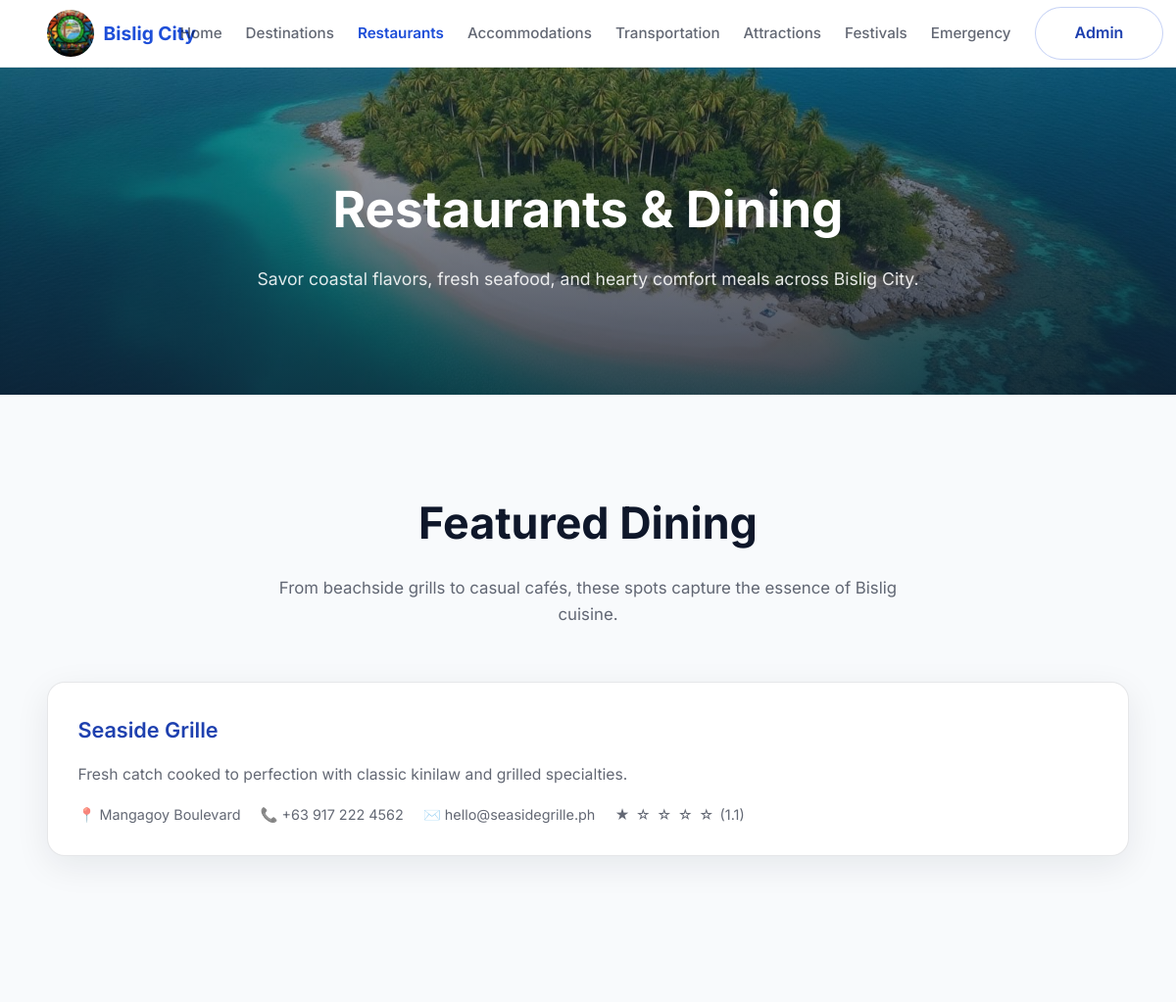
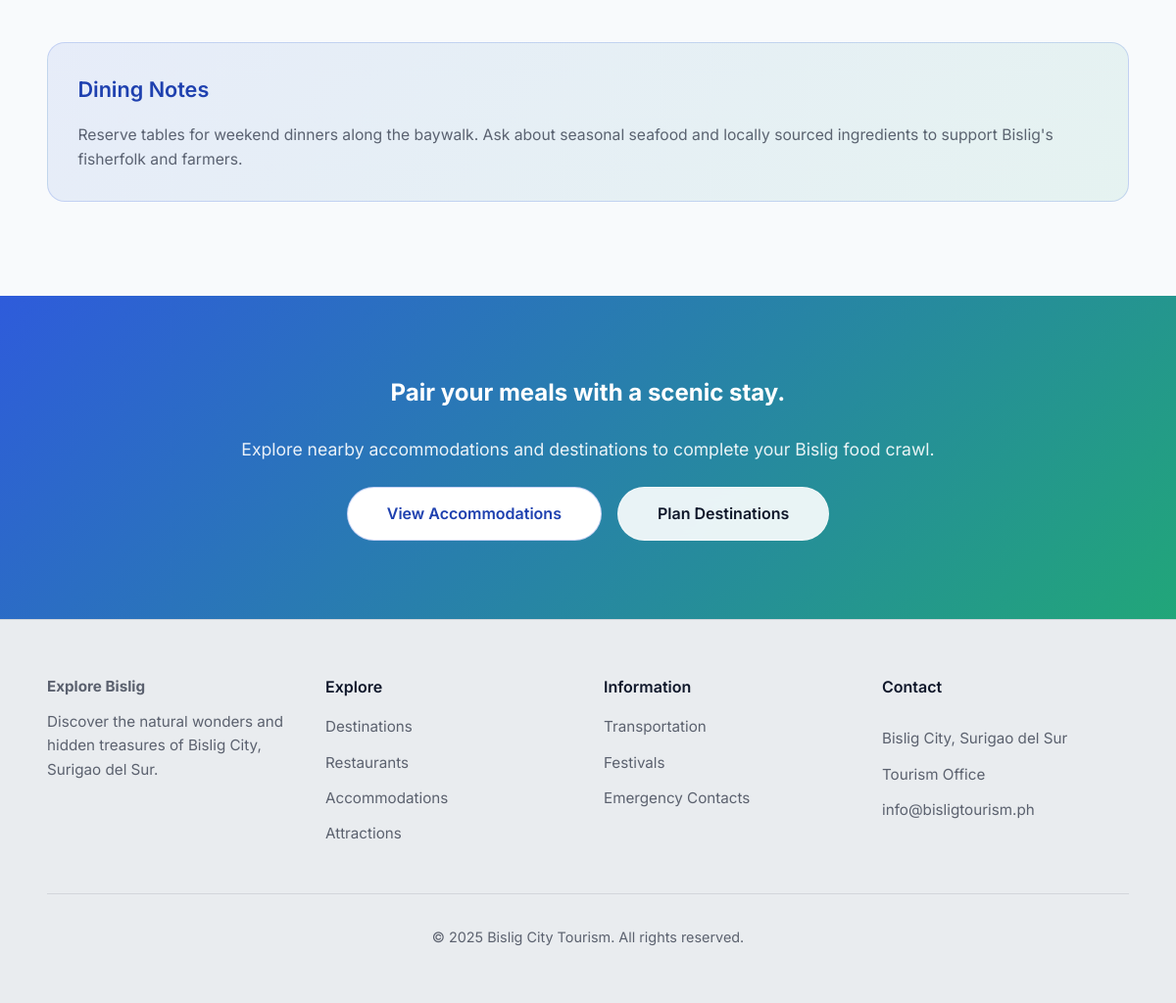
The page /restaurants.php on the database its author committed (2 pictures, top to bottom).
### tables this page shows
CREATE TABLE `restaurants` (
  `id` int(11) NOT NULL,
  `name` varchar(100) NOT NULL,
  `description` text NOT NULL,
  `location` varchar(100) NOT NULL,
  `phone` varchar(20) DEFAULT NULL,
  `email` varchar(100) DEFAULT NULL,
  `badge` varchar(50) DEFAULT NULL,
  `created_at` timestamp NOT NULL DEFAULT current_timestamp(),
  `updated_at` timestamp NOT NULL DEFAULT current_timestamp() ON UPDATE current_timestamp(),
  `rating` decimal(2,1) DEFAULT 0.0
);

### restaurants.php (the view, shortened to what this page needs)
<?php
include 'admin/database.php';
$result = mysqli_query($conn, "SELECT * FROM restaurants ORDER BY id DESC");
include 'header.php';
?>
    <main>
      <section class="page-hero" style="--hero-image: url('assets/hagonoy-island.jpg');">
        <div class="container">
          <h1>Restaurants &amp; Dining</h1>
          <p>Savor coastal flavors, fresh seafood, and hearty comfort meals across Bislig City.</p>
        </div>
      </section>
      <section class="section">
        <div class="container">
          <header class="section-header">
            <h2>Featured Dining</h2>
            <p>From beachside grills to casual cafés, these spots capture the essence of Bislig cuisine.</p>
          </header>
          <div class="grid three">
            <?php if (mysqli_num_rows($result) > 0): ?>
              <?php while ($row = mysqli_fetch_assoc($result)): ?>
                <article class="card">
                  <div class="flex-between">
                    <h3><?= htmlspecialchars($row['name']) ?></h3>
                  </div>
                  <p><?= htmlspecialchars($row['description']) ?></p>
                  <div class="meta">
                    <span>📍 <?= htmlspecialchars($row['location']) ?></span>
                    <?php if (!empty($row['phone'])): ?>
                      <span>📞 <?= htmlspecialchars($row['phone']) ?></span>
                    <?php endif; ?>
                    <?php if (!empty($row['email'])): ?>
                      <span>✉️ <?= htmlspecialchars($row['email']) ?></span>
                    <?php endif; ?>
                    <span class="rating-stars" data-id="<?= $row['id'] ?>">
                      <?php
                        $fullStars = isset($row['rating']) ? floor($row['rating']) : 0;
                        $halfStar = (isset($row['rating']) && ($row['rating'] - $fullStars) >= 0.5) ? 1 : 0;
                        for ($i = 1; $i <= 5; $i++) {
                          if ($i <= $fullStars) {
                            echo '<span class="star" data-value="'.$i.'">&#9733;</span>';
                          } elseif ($i == $fullStars + 1 && $halfStar) {
                            echo '<span class="star" data-value="'.$i.'">&#9733;</span>';
                          } else {
                            echo '<span class="star" data-value="'.$i.'">&#9734;</span>';
                          }
                        }
                      ?>
                      <span class="rating-value">(<?= isset($row['rating']) ? number_format($row['rating'], 1) : '0.0' ?>)</span>
                    </span>
                  </div>
                </article>
              <?php endwhile; ?>
            <?php else: ?>
              <div class="card">
                <p>No restaurants available at the moment. Please check back later.</p>
              </div>
            <?php endif; ?>
          </div>
        </div>
      </section>
      <section class="section">
        <div class="container">
          <div class="card highlight">
            <h3>Dining Notes</h3>
            <p>
              Reserve tables for weekend dinners along the baywalk. Ask about seasonal seafood and locally sourced
              ingredients to support Bislig's fisherfolk and farmers.
            </p>
          </div>
        </div>
      </section>
    </main>
    <section class="cta-section">
      <div class="container">
        <h2 class="weight-semibold">Pair your meals with a scenic stay.</h2>
        <p>Explore nearby accommodations and destinations to complete your Bislig food crawl.</p>
        <div class="button-row">
          <a class="btn btn-secondary" href="accommodations.php">View Accommodations</a>
          <a class="btn btn-outline" href="destinations.php">Plan Destinations</a>
        </div>
      </div>
    </section>
    <?php include 'footer.php'; ?>
  </body>
</html>

### styles.css (style rules this page uses)
*, *::before, *::after { box-sizing: border-box; margin: 0; padding: 0; }
:root { --color-background: #f8fafc; --color-surface: #ffffff; --color-border: rgba(15, 23, 42, 0.1); --color-text: #0f172a; --color-muted: rgba(15, 23, 42, 0.65); --color-primary: #1d4ed8; --color-primary-dark: #1e40af; --color-accent: #0f9f6e; --shadow-soft: 0 10px 35px rgba(15, 23, 42, 0.08); --shadow-hover: 0 18px 45px rgba(15, 23, 42, 0.15); font-size: 16px; }
body { font-family: "Inter", "Segoe UI", system-ui, -apple-system, sans-serif; background: var(--color-background); color: var(--color-text); line-height: 1.6; min-height: 100vh; display: flex; flex-direction: column; }
a { color: inherit; text-decoration: none; }
.container { width: min(1120px, 92vw); margin: 0 auto; }
.button-row { display: flex; flex-wrap: wrap; gap: 1rem; justify-content: center; }
.btn { display: inline-flex; align-items: center; justify-content: center; padding: 0.85rem 2.5rem; border-radius: 999px; font-size: 1rem; font-weight: 600; transition: transform 0.25s ease, box-shadow 0.25s ease, background 0.25s ease, color 0.25s ease; cursor: pointer; border: 1px solid transparent; }
.btn-outline { background: rgba(255, 255, 255, 0.9); border-color: rgba(255, 255, 255, 0.35); color: var(--color-text); backdrop-filter: blur(6px); }
.btn-secondary { background: #ffffff; color: var(--color-primary-dark); border-color: rgba(29, 78, 216, 0.25); }
.page-hero { position: relative; padding: clamp(4.5rem, 10vw, 6.5rem) 0; text-align: center; color: #ffffff; overflow: hidden; }
.page-hero::before { content: ""; position: absolute; inset: 0; background-image: var(--hero-image, none); background-size: cover; background-position: center; z-index: -2; }
.page-hero::after { content: ""; position: absolute; inset: 0; background: linear-gradient(180deg, rgba(15, 23, 42, 0.35), rgba(15, 23, 42, 0.78)); z-index: -1; }
.page-hero .container { width: min(780px, 92vw); display: grid; gap: 1rem; }
.page-hero h1 { font-size: clamp(2.4rem, 6vw, 3.2rem); font-weight: 700; }
.page-hero p { font-size: clamp(1rem, 2.8vw, 1.1rem); color: rgba(255, 255, 255, 0.88); }
.section { padding: clamp(3.5rem, 8vw, 6rem) 0; }
.section-header { text-align: center; margin-bottom: 3.5rem; display: grid; gap: 1rem; }
.section-header h2 { font-size: clamp(2rem, 4vw, 2.8rem); font-weight: 700; }
.section-header p { color: var(--color-muted); font-size: 1.05rem; width: min(640px, 90vw); justify-self: center; }
.grid { display: grid; gap: 1.75rem; }
.grid.three { grid-template-columns: repeat(auto-fit, minmax(280px, 1fr)); }
.card { background: var(--color-surface); border-radius: 18px; border: 1px solid var(--color-border); padding: 1.9rem; box-shadow: var(--shadow-soft); display: grid; gap: 1rem; transition: transform 0.25s ease, box-shadow 0.25s ease; }
.card h3 { font-size: 1.35rem; font-weight: 600; color: var(--color-primary-dark); }
.card p { color: var(--color-muted); font-size: 0.98rem; }
.card .meta { display: flex; flex-wrap: wrap; gap: 0.75rem 1.25rem; font-size: 0.9rem; color: var(--color-muted); }
.card .meta span { display: inline-flex; align-items: center; gap: 0.4rem; }
.card.highlight { background: linear-gradient(135deg, rgba(29, 78, 216, 0.08), rgba(15, 159, 110, 0.08)); border: 1px solid rgba(29, 78, 216, 0.18); box-shadow: none; }
.cta-section { background: linear-gradient(135deg, rgba(29, 78, 216, 0.92), rgba(15, 159, 110, 0.92)); color: #ffffff; text-align: center; padding: clamp(3.5rem, 8vw, 5rem) 0; }
.cta-section .container { display: grid; gap: 1.5rem; width: min(720px, 94vw); }
.cta-section p { color: rgba(255, 255, 255, 0.9); font-size: 1.1rem; }
.flex-between { display: flex; align-items: center; justify-content: space-between; }
.weight-semibold { font-weight: 700; }

### rows shown on the page
restaurants: name "Seaside Grille", description "Fresh catch cooked to perfection with classic kinilaw and grilled specialties.", location "Mangagoy Boulevard", phone "+63 917 222 4562", email "hello@seasidegrille.ph", rating "1.1"
